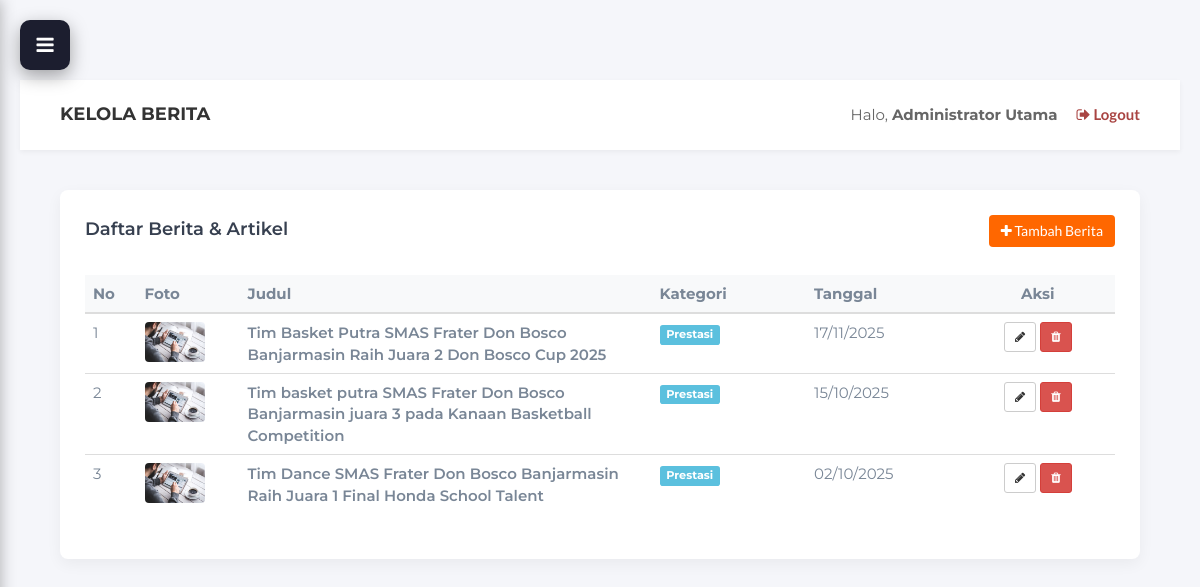
Page /admin/berita.php (signed in) on the earlier database version.
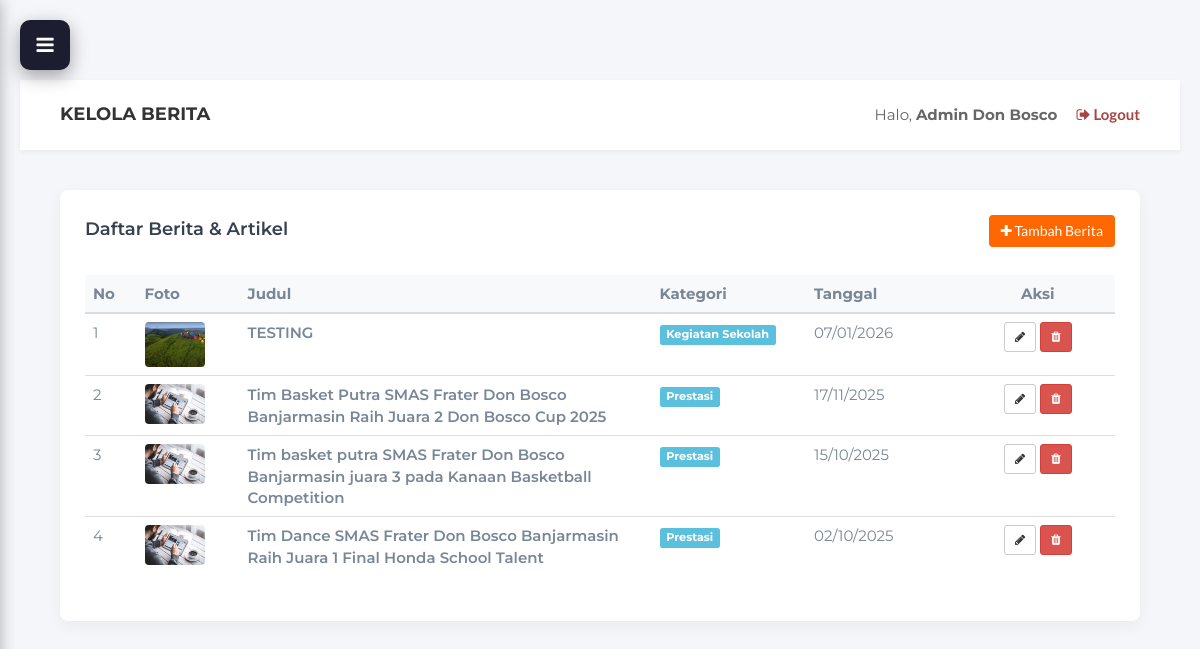
Same page on the later database version.
### tables this page shows
CREATE TABLE `berita_artikel` (
  `id_berita` int NOT NULL,
  `judul` varchar(255) NOT NULL,
  `konten_lengkap` text NOT NULL,
  `tanggal_publikasi` datetime NOT NULL,
  `penulis` varchar(100) DEFAULT NULL,
  `kategori` varchar(50) NOT NULL,
  `gambar_utama` varchar(255) DEFAULT NULL
);

### controllers/AdminBeritaController.php (called while the page is built, shortened)
<?php
require_once __DIR__ . '/../models/BeritaModel.php';
class AdminBeritaController {
    public function index() {
        $beritaModel = new BeritaModel();
        $data_berita = $beritaModel->getAllBerita();
        $nama_admin = $_SESSION['admin_nama'];
        require_once '../views/admin/berita_index.php';
    }
}
?>

### models/BeritaModel.php (called while the page is built, shortened)
<?php
require_once 'Database.php';
class BeritaModel extends Database {
    public function getAllBerita() {
        $sql = "SELECT * FROM berita_artikel ORDER BY tanggal_publikasi DESC";
        $query = $this->query($sql);
        $hasil = [];
        while ($row = mysqli_fetch_assoc($query)) {
            $hasil[] = $row;
        }
        return $hasil;
    }
}
?>

### models/Database.php (called while the page is built, shortened)
<?php
require_once __DIR__ . '/../Koneksi Database/koneksi.php';
class Database {
    protected $koneksi;
    public function __construct() {
        global $koneksi;
        $this->koneksi = $koneksi;
    }
    public function query($sql) {
        return mysqli_query($this->koneksi, $sql);
    }
}
?>

### views/admin/berita_index.php (the view, shortened to what the changed rows need)
<?php
require_once 'template/header.php';
require_once 'template/sidebar.php';
?>
<!DOCTYPE html>
<html lang="id">
<head>
    <link type="text/css" rel="stylesheet" href="../css/bootstrap.min.css"/>
    <link rel="stylesheet" href="../css/font-awesome.min.css">
    <link type="text/css" rel="stylesheet" href="../css/style.css"/>
</head>
<body>
    <div class="main-content">
        <div class="admin-header">
            <h4 style="margin:0; font-weight:700; color: #333;">KELOLA BERITA</h4>
            <div>
                <span style="margin-right: 15px; color:#666;">Halo, <b><?php echo $nama_admin; ?></b></span>
                <a href="logout.php" class="text-danger" onclick="return confirm('Keluar?')"><i class="fa fa-sign-out"></i> Logout</a>
            </div>
        </div>
        <div class="content-wrapper">
            <div class="card-box">
                <div class="row" style="margin-bottom: 20px;">
                    <div class="col-md-6">
                        <h4 style="margin-top: 5px;">Daftar Berita & Artikel</h4>
                    </div>
                    <div class="col-md-6 text-right">
                        <a href="berita.php?aksi=tambah" class="btn btn-orange"><i class="fa fa-plus"></i> Tambah Berita</a>
                    </div>
                </div>
                <div class="table-responsive">
                    <table class="table table-hover">
                        <thead style="background-color: #f8f9fa;">
                            <tr>
                                <th width="5%">No</th>
                                <th width="10%">Foto</th>
                                <th>Judul</th>
                                <th width="15%">Kategori</th>
                                <th width="15%">Tanggal</th>
                                <th width="15%" class="text-center">Aksi</th>
                            </tr>
                        </thead>
                        <tbody>
                            <?php
                            $no = 1;
                            if (count($data_berita) > 0) {
                                foreach ($data_berita as $b) {
                                    $img_path = "uploads/berita/" . $b['gambar_utama'];
                                    if(empty($b['gambar_utama']) || !file_exists("../admin/" . $img_path)) {
                                        $img_show = "../img/course01.jpg";
                                    } else {
                                        $img_show = $img_path;
                                    }
                            ?>
                            <tr>
                                <td><?php echo $no++; ?></td>
                                <td>
                                    <img src="<?php echo $img_show; ?>" width="60" style="border-radius: 4px;">
                                </td>
                                <td style="font-weight: 600;"><?php echo htmlspecialchars($b['judul']); ?></td>
                                <td><span class="label label-info"><?php echo htmlspecialchars($b['kategori']); ?></span></td>
                                <td><?php echo date('d/m/Y', strtotime($b['tanggal_publikasi'])); ?></td>
                                <td class="text-center">
                                    <a href="berita.php?aksi=edit&id=<?php echo $b['id_berita']; ?>" class="btn btn-sm btn-default"><i class="fa fa-pencil"></i></a>
                                    <a href="berita.php?aksi=hapus&id=<?php echo $b['id_berita']; ?>" class="btn btn-sm btn-danger" onclick="return confirm('Hapus berita ini?')"><i class="fa fa-trash"></i></a>
                                </td>
                            </tr>
                            <?php
                                }
                            } else {
                                echo "<tr><td colspan='6' class='text-center' style='padding: 30px;'>Belum ada berita. Silakan tambah baru.</td></tr>";
                            }
                            ?>
                        </tbody>
                    </table>
                </div>
            </div>
        </div>
    </div>
</body>
</html>

Differences in the rows shown:
added berita_artikel: gambar_utama (picture), judul "TESTING", kategori "Kegiatan Sekolah", tanggal_publikasi "07/01/2026"
Other differences:
$nama_admin: "Administrator Utama" → "Admin Don Bosco"
